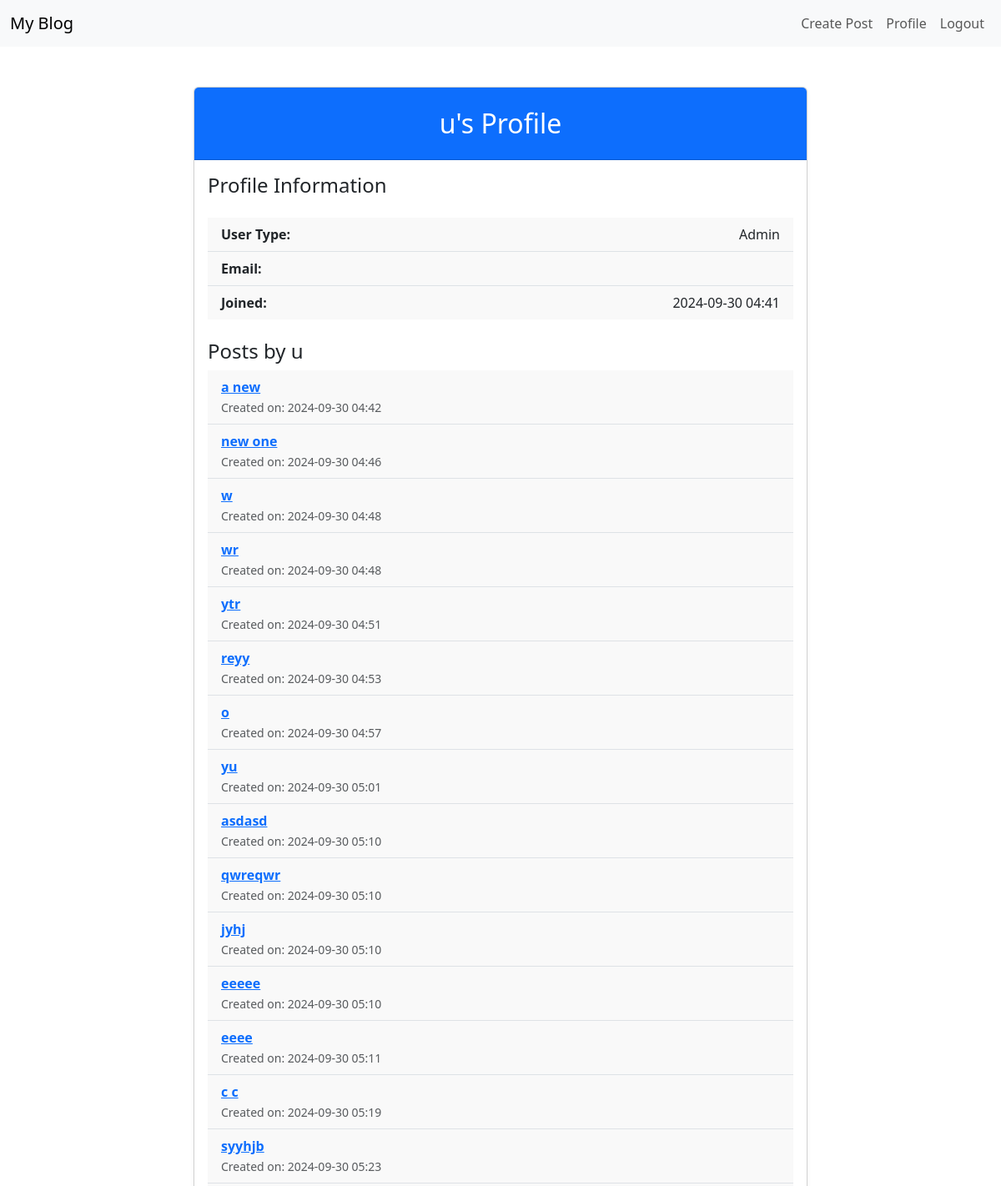
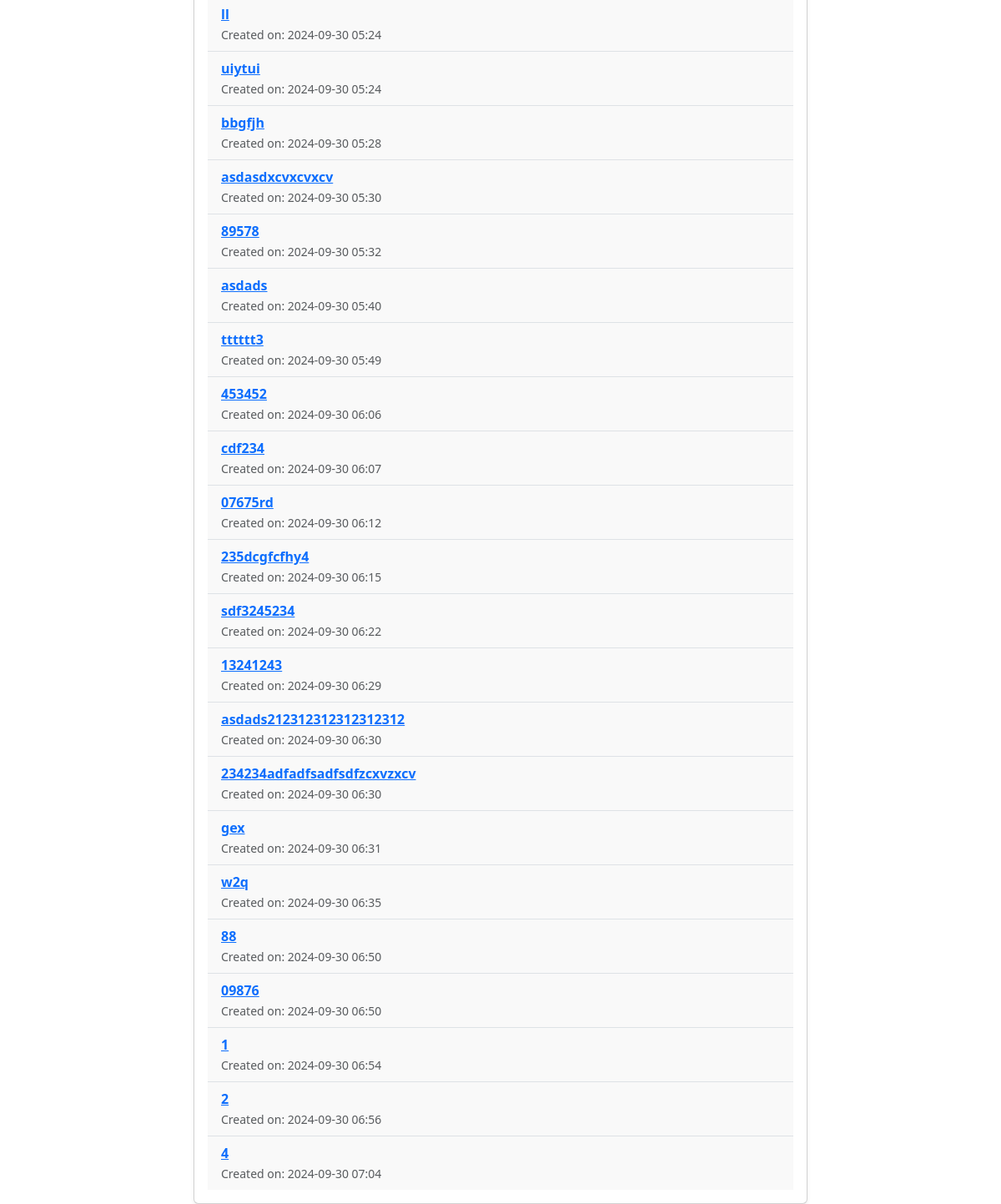
Page /blog/profile/ (signed in) on the committed database (2 pictures, top to bottom).
### user_management/models.py (models this page shows, shortened)
class CustomUser(AbstractUser):
    ADMIN = 'admin'
    REGULAR = 'regular'
    USER_TYPE_CHOICES = [
        (ADMIN, 'Admin'),
        (REGULAR, 'Regular')
    ]
    user_type = models.CharField(choices=USER_TYPE_CHOICES, default=REGULAR, max_length=10)

class BlogPost(models.Model):
    title = models.CharField(max_length=100)
    content = models.TextField()
    author = models.ForeignKey(CustomUser, on_delete=models.CASCADE)
    created_at = models.DateTimeField(auto_now_add=True)
    updated_at = models.DateTimeField(auto_now=True)
    likes = models.ManyToManyField(CustomUser, related_name="post_likes", blank=True)
    dislikes = models.ManyToManyField(CustomUser, related_name="post_dislikes", blank=True)

### user_management/views.py (the view)
# urls.py: path('profile/', UserProfileView.as_view(), name='profile'),
@method_decorator(never_cache, name='dispatch')
class UserProfileView(LoginRequiredMixin, ListView):
    model = BlogPost
    template_name = 'user_management/profile.html'
    context_object_name = 'posts'
    def get_queryset(self):
        return BlogPost.objects.filter(author=self.request.user)

### user_management/templates/user_management/profile.html (shortened to what this page needs)
<!DOCTYPE html>
<html lang="en">
<head>
    <link href="https://cdn.jsdelivr.net/npm/bootstrap@5.3.0-alpha1/dist/css/bootstrap.min.css" rel="stylesheet">
</head>
<body>
       {% include 'blog/partials/navbar.html' %}
    <div class="container mt-5">
        <div class="row justify-content-center">
            <div class="col-lg-8 col-md-10">
                <div class="card shadow-sm">
                    <div class="card-header bg-primary text-white text-center py-4">
                        <h2 class="card-title mb-0">{{ request.user.username }}'s Profile</h2>
                    </div>
                    <div class="card-body">
                        <h4 class="mb-4">Profile Information</h4>
                        <ul class="list-group list-group-flush mb-4">
                            <li class="list-group-item d-flex justify-content-between">
                                <span><strong>User Type:</strong></span>
                                <span>{{ request.user.get_user_type_display }}</span>
                            </li>
                            <li class="list-group-item d-flex justify-content-between">
                                <span><strong>Email:</strong></span>
                            </li>
                            <li class="list-group-item d-flex justify-content-between">
                                <span><strong>Joined:</strong></span>
                                <span>{{ request.user.date_joined|date:"Y-m-d H:i" }}</span>
                            </li>
                        </ul>
                        <h4 class="mt-4">Posts by {{ request.user.username }}</h4>
                        <ul class="list-group list-group-flush">
                            {% if posts %}
                                {% for post in posts %}
                                    <li class="list-group-item">
                                        <a href="{% url 'blog_post_detail' post.id %}">
                                            <strong>{{ post.title }}</strong>
                                        </a>
                                        <br>
                                        <small class="text-muted">Created on: {{ post.created_at|date:"Y-m-d H:i" }}</small>
                                    </li>
                                {% endfor %}
                            {% else %}
                                <li class="list-group-item text-center">
                                    <p class="text-muted mb-0">No posts yet.</p>
                                </li>
                            {% endif %}
                        </ul>
                    </div>
                </div>
            </div>
        </div>
    </div>
</body>
</html>

### user_management/templates/blog/partials/navbar.html (shortened to what this page needs)
<nav class="navbar navbar-expand-lg navbar-light bg-light">
    <div class="container-fluid">
        <a class="navbar-brand" href="/">My Blog</a>
        <div class="collapse navbar-collapse" id="navbarNav">
            <ul class="navbar-nav ms-auto">
                {% if user.is_authenticated %}
                    {% if user.user_type != 'regular' %}
                        <li class="nav-item">
                            <a class="nav-link" href="{% url 'create_post' %}">Create Post</a>
                        </li>
                   {% endif %}
                   <li class="nav-item">
                        <a class="nav-link" href="{% url 'profile' %}">Profile</a>
                    </li>
                     <li class="nav-item">
                        <a class="nav-link" href="{% url 'logout' %}?next={% url 'login' %}">Logout</a>
                    </li>
                {% endif %}
            </ul>
        </div>
    </div>
</nav>

### user_management/templates/user_management/profile.html (style rules this page uses)
.card-header { background-color: #007bff; color: white; }
.list-group-item { background-color: #f9f9f9; }

### rows in the picture
CustomUser: user.username "u", user.user_type "Admin", user.date_joined "2024-09-30 04:41"
BlogPost: title "a new", created_at "2024-09-30 04:42"
BlogPost: title "new one", created_at "2024-09-30 04:46"
BlogPost: title "w", created_at "2024-09-30 04:48"
BlogPost: title "wr", created_at "2024-09-30 04:48"
BlogPost: title "ytr", created_at "2024-09-30 04:51"
BlogPost: title "reyy", created_at "2024-09-30 04:53"
BlogPost: title "o", created_at "2024-09-30 04:57"
BlogPost: title "yu", created_at "2024-09-30 05:01"
BlogPost: title "asdasd", created_at "2024-09-30 05:10"
BlogPost: title "qwreqwr", created_at "2024-09-30 05:10"
BlogPost: title "jyhj", created_at "2024-09-30 05:10"
BlogPost: title "eeeee", created_at "2024-09-30 05:10"
BlogPost: title "eeee", created_at "2024-09-30 05:11"
BlogPost: title "c c", created_at "2024-09-30 05:19"
BlogPost: title "syyhjb", created_at "2024-09-30 05:23"
BlogPost: title "ll", created_at "2024-09-30 05:24"
BlogPost: title "uiytui", created_at "2024-09-30 05:24"
BlogPost: title "bbgfjh", created_at "2024-09-30 05:28"
BlogPost: title "asdasdxcvxcvxcv", created_at "2024-09-30 05:30"
BlogPost: title "89578", created_at "2024-09-30 05:32"
BlogPost: title "asdads", created_at "2024-09-30 05:40"
BlogPost: title "tttttt3", created_at "2024-09-30 05:49"
BlogPost: title "453452", created_at "2024-09-30 06:06"
BlogPost: title "cdf234", created_at "2024-09-30 06:07"
BlogPost: title "07675rd", created_at "2024-09-30 06:12"
BlogPost: title "235dcgfcfhy4", created_at "2024-09-30 06:15"
BlogPost: title "sdf3245234", created_at "2024-09-30 06:22"
BlogPost: title "13241243", created_at "2024-09-30 06:29"
BlogPost: title "asdads212312312312312312", created_at "2024-09-30 06:30"
BlogPost: title "234234adfadfsadfsdfzcxvzxcv", created_at "2024-09-30 06:30"
BlogPost: title "gex", created_at "2024-09-30 06:31"
BlogPost: title "w2q", created_at "2024-09-30 06:35"
BlogPost: title "88", created_at "2024-09-30 06:50"
BlogPost: title "09876", created_at "2024-09-30 06:50"
BlogPost: title "1", created_at "2024-09-30 06:54"
BlogPost: title "2", created_at "2024-09-30 06:56"
BlogPost: title "4", created_at "2024-09-30 07:04"
